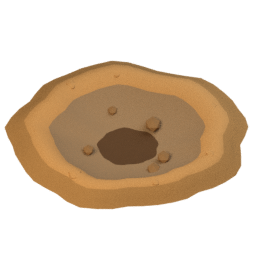
#> input picture models/island-survival/clay-pit/generated-v1/idle-d01.png, 256 x 256 px, given in place of source-basecolor.png, which was not available
$ python check_material_icon_fidelity.py
#> lines starting #> are read from the running program, lines starting #| are printed output that depends on the picture; after the words box and inside, x2 and y2 are one past the last pixel; in counts of white or black regions, pixels touching at a corner belong together
### tools/art/material_icons/material_icon_registry.py
import json,os
from pathlib import Path
REPO=Path(__file__).resolve().parents[3]
ROOT=Path(os.environ.get('ICON_PIPELINE_ROOT',str(REPO.parent/'Tech-Priests'))).resolve()
os.environ['ICON_PIPELINE_ROOT']=str(ROOT)
PILOTS=json.loads(Path(__file__).with_name('assets.json').read_text())
#> (reads tools/art/material_icons/assets.json from the repository)
for spec in PILOTS.values():
 spec['repo']=REPO
 for key in ['source_glb','editable_master']:
  if key in spec:spec[key]=REPO/spec[key]
def folder(id):return REPO/'art/source-to-3d/material-icons'/PILOTS[id].get('revision','v01')/id

### tools/art/material_icons/check_material_icon_fidelity.py
import argparse,hashlib,json
from PIL import Image,ImageChops,ImageStat
from material_icon_registry import PILOTS,folder
parser=argparse.ArgumentParser();parser.add_argument('--assets',nargs='+',choices=list(PILOTS),default=list(PILOTS));args=parser.parse_args()
reports=[]
for id in args.assets:
 dest=folder(id);review=dest/'export-review'
 a=Image.open(review/'source-basecolor.png').convert('RGBA');b=Image.open(review/'export-basecolor.png').convert('RGBA')
#> further down, a is the input picture: PIL image 256x256 RGBA; mean R, G, B, A 70.7, 52.4, 32.5, 105.1
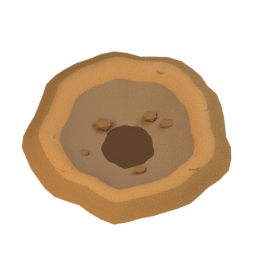
#> input picture models/island-survival/clay-pit/generated-v1/idle-d02.png, 256 x 256 px, given in place of export-basecolor.png, which was not available
#> further down, b is the input picture: PIL image 256x256 RGBA; mean R, G, B, A 70.3, 52.2, 32.4, 105.1
 mask=ImageChops.darker(a.getchannel('A'),b.getchannel('A')).point(lambda x:255 if x>=250 else 0)
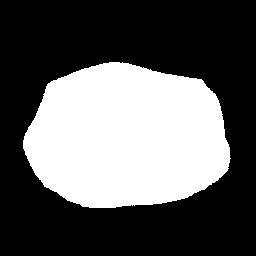
#> mask: PIL image 256x256 L; 36.4% white; 1 white region, box (x1, y1, x2, y2) and area: (23, 62, 231, 208) 23867
 assert mask.getbbox(),id
 diff=ImageChops.difference(a.convert('RGB'),b.convert('RGB'));mean=ImageStat.Stat(diff,mask).mean
#> after `diff = ImageChops.difference(a.convert('RGB'), b.convert('RGB'))`:
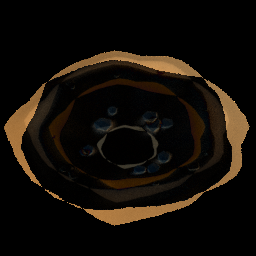
#> diff: PIL image 256x256 RGB; mean R, G, B 18.3, 13.2, 7.8
#> after `mean = ImageStat.Stat(diff, mask).mean`: mean = [12.67, 9.18, 5.82]
#> (the run stopped early here; a loop or call above may not have finished)
